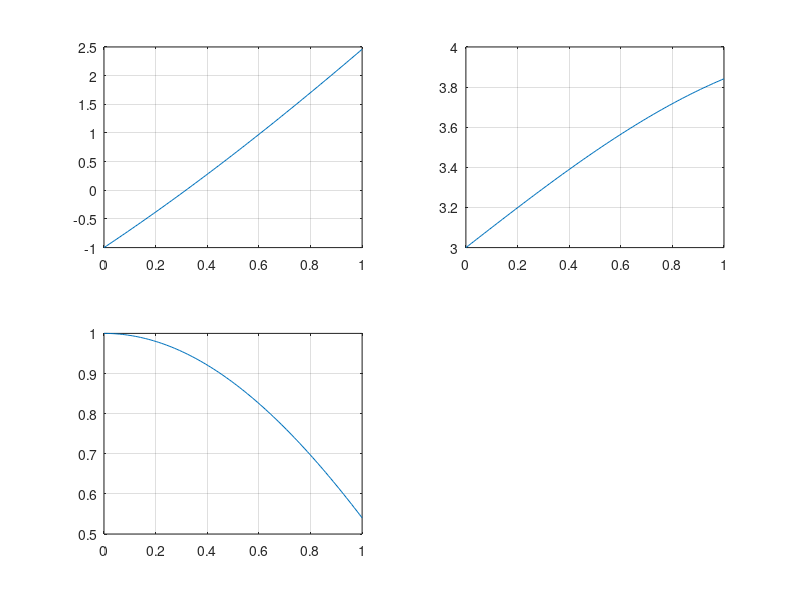

This chart was generated by the following MATLAB code: (Note: this script raises an error after producing the figure.)
x=linspace(0,1,100);
f=@(x) 3.*x-cos(x);
df=@(x) sin(x)+3;
d2f=@(x) cos(x);
subplot(2,2,1);
plot(x,f(x))
grid
subplot(2,2,2);
plot(x,df(x))
grid
subplot(2,2,3);
plot(x,d2f(x))
grid
regulafalsi(f,d2f,0,1,0.001)

%clc
%syms x
%f=3*x-cos(x);
%df=diff(f)
%df2=diff(f,2)